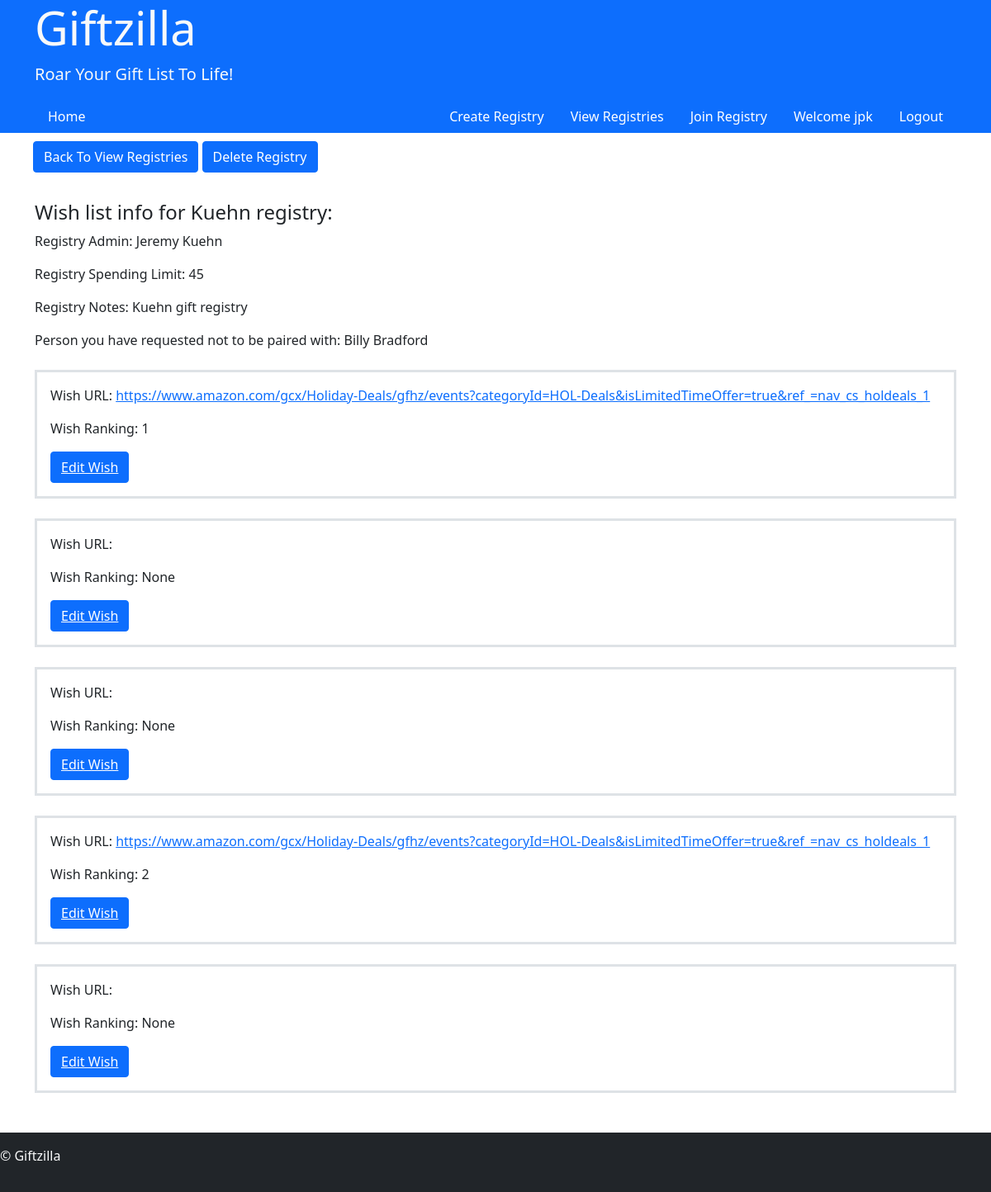
The page /user/AJUQB/1/viewWishList (signed in) on the database as committed earlier.
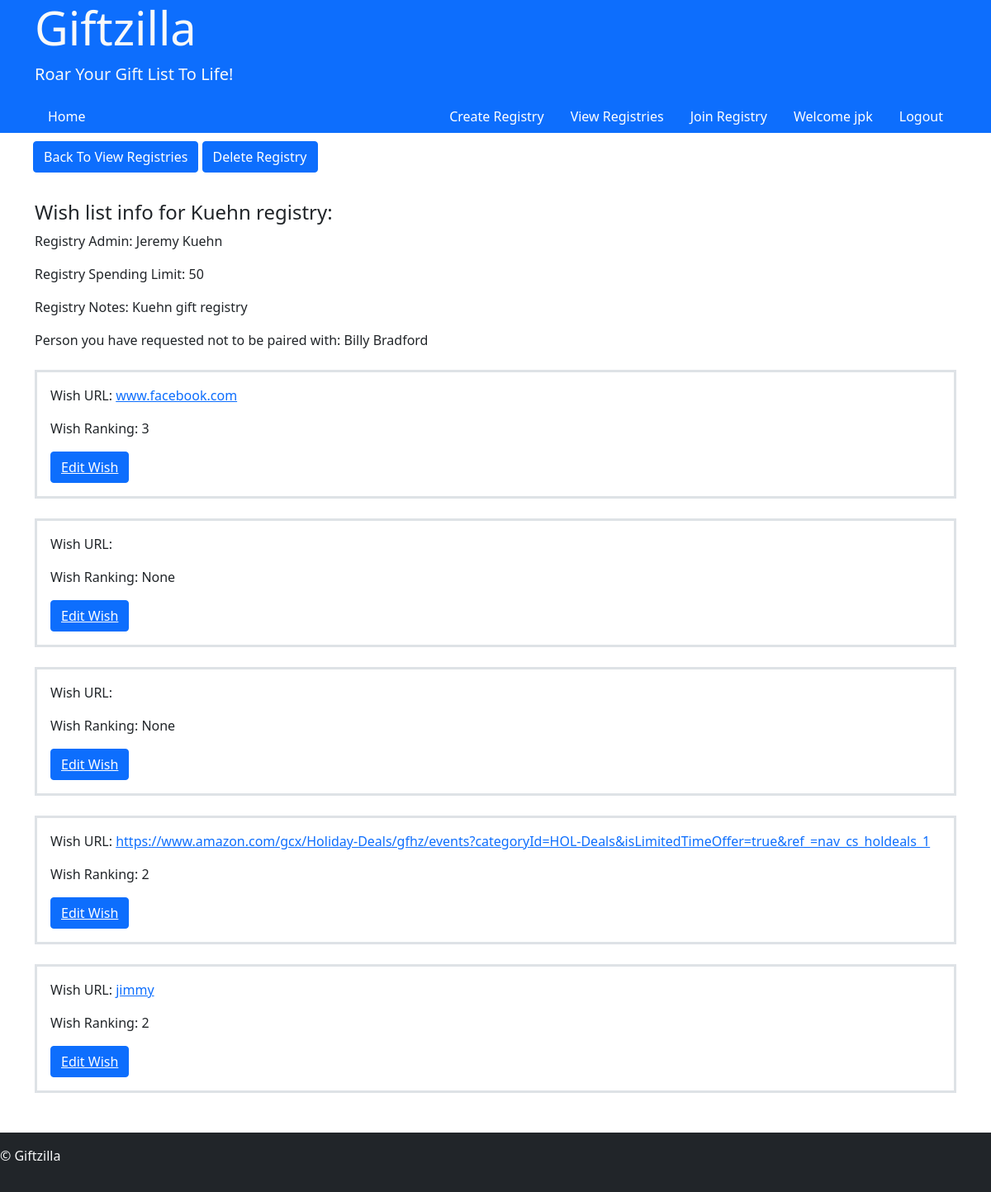
The same page on the database as committed later.
### user/models.py (models this page shows, shortened)
class Registry(models.Model):
    regPin = models.CharField(max_length=5)
    admin = models.ForeignKey(User, on_delete=models.CASCADE)
    regName = models.CharField(max_length=25, verbose_name="Registry Group Name:")
    urlNumCap = models.IntegerField(default=5, verbose_name="Max Number Of Gift Request:", blank=True, null=True)
    spendLimit = models.IntegerField(blank=True, null=True, verbose_name="Max Spending Limit:")
    notes = models.TextField(blank=True, null=True, verbose_name="Notes")
    regGroupCap = models.IntegerField(blank=True, null=True, verbose_name="Max Number of Group Participants:")

class Gift(models.Model):
    groupPin = models.CharField(max_length=5)
    user = models.ForeignKey(User, on_delete=models.CASCADE)
    giftUrl = models.URLField(max_length=500, blank=True, null=True)
    giftRank = models.CharField(max_length=1, choices=Rank, blank=True, null=True)

### register/models.py (models this page shows, shortened)
class User(AbstractUser):
    groups = models.ManyToManyField(
        'auth.Group',
        related_name='web_users',
        blank=True,
        help_text='The groups this user belongs to. A user will get all permissions granted to each of their groups.',
        verbose_name='groups',
    )
    user_permissions = models.ManyToManyField(
        'auth.Permission',
        related_name='web_users',
        blank=True,
        help_text='Specific permissions for this user.',
        verbose_name='user permissions',
    )

### user/views.py (the view)
# urls.py: path("<str:groupPin>/<int:userID>/viewWishList", views.viewWishList, name="viewWishList"),
@login_required
def viewWishList(request, userID, groupPin):
    regDetail =  Registry.objects.get(regPin=groupPin)
    user = User.objects.get(id=userID)
    regWishList = Gift.objects.filter(groupPin=groupPin, user=user)
    noPair = noGive.objects.filter(regPin=groupPin, user=user)
    if request.method == "POST":
        return
    else:
        return render(request, "user/wishlist.html", {
            "regDetail": regDetail,
            "regWishList": regWishList,
            "noPair": noPair
        })

### giftzilla/templates/user/wishlist.html
{% extends 'layout.html' %}
{% block body %}
<div class="container" style="padding: 10px;">
    <a class="btn btn-primary" href="{% url 'user:viewReg' userID=user.id %}">Back To View Registries</a>
    <a class="btn btn-primary" href="{% url 'user:userRegDelete' userID=user.id groupPin=regDetail.regPin %}">Delete Registry</a>
</div>
<div class="container">
    <h4 class="mt-4">Wish list info for {{ regDetail.regName }} registry:</h4>
    <p>Registry Admin: {{ regDetail.admin.first_name }}  {{ regDetail.admin.last_name }}</p>
    <p>Registry Spending Limit: {{ regDetail.spendLimit }}</p>
    <p>Registry Notes: {{ regDetail.notes }}</p>
    <p>Person you have requested not to be paired with: {{ noPair.0.noGift.first_name }} {{ noPair.0.noGift.last_name }}</p>
</div>
<div class="container mt-4">
    {% for wish in regWishList %}
    <div class="border border-3 p-3 mb-4">
        <p>Wish URL: <a target="_blank" href="{{ wish.giftUrl }}">{{ wish.giftUrl }}</a></p>
        <p>Wish Ranking: {{ wish.giftRank }}</p>
        <button class="btn btn-primary"><a style="color: white;" href="{% url 'user:wishEdit' wishID=wish.id %}">Edit Wish</a></button>
    </div>
    {% endfor %}
</div>
{% endblock %}

Rows that differ between the two databases and show on the page:
changed Registry "Kuehn": spendLimit "45" → "50"
changed Gift: giftUrl "https://www.amazon.com/gcx/Holiday-Deals/gfhz/events?categoryId=HOL-Deals&isLimitedTimeOffer=true&ref_=nav_cs_holdeals_1" → "www.facebook.com"; giftRank "1" → "3"
changed Gift: giftUrl (not shown) → "jimmy"; giftRank "None" → "2"
